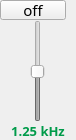
                 <widget class="QFrame" name="frame_86">
                  <property name="minimumSize">
                   <size>
                    <width>76</width>
                    <height>140</height>
                   </size>
                  </property>
                  <property name="maximumSize">
                   <size>
                    <width>76</width>
                    <height>140</height>
                   </size>
                  </property>
                  <property name="frameShape">
                   <enum>QFrame::NoFrame</enum>
                  </property>
                  <property name="frameShadow">
                   <enum>QFrame::Raised</enum>
                  </property>
                  <layout class="QVBoxLayout" name="verticalLayout_45">
                   <property name="spacing">
                    <number>0</number>
                   </property>
                   <property name="leftMargin">
                    <number>0</number>
                   </property>
                   <property name="topMargin">
                    <number>0</number>
                   </property>
                   <property name="rightMargin">
                    <number>0</number>
                   </property>
                   <property name="bottomMargin">
                    <number>0</number>
                   </property>
                   <item>
                    <widget class="QPushButton" name="switch_1250">
                     <property name="minimumSize">
                      <size>
                       <width>66</width>
                       <height>20</height>
                      </size>
                     </property>
                     <property name="maximumSize">
                      <size>
                       <width>65</width>
                       <height>20</height>
                      </size>
                     </property>
                     <property name="font">
                      <font>
                       <family>PF BeauSans Pro</family>
                       <pointsize>11</pointsize>
                       <bold>false</bold>
                      </font>
                     </property>
                     <property name="text">
                      <string>off</string>
                     </property>
                     <property name="checkable">
                      <bool>true</bool>
                     </property>
                     <property name="checked">
                      <bool>false</bool>
                     </property>
                    </widget>
                   </item>
                   <item alignment="Qt::AlignHCenter">
                    <widget class="QSlider" name="slider_1250">
                     <property name="enabled">
                      <bool>false</bool>
                     </property>
                     <property name="minimumSize">
                      <size>
                       <width>45</width>
                       <height>100</height>
                      </size>
                     </property>
                     <property name="minimum">
                      <number>-50</number>
                     </property>
                     <property name="maximum">
                      <number>50</number>
                     </property>
                     <property name="value">
                      <number>0</number>
                     </property>
                     <property name="orientation">
                      <enum>Qt::Vertical</enum>
                     </property>
                    </widget>
                   </item>
                   <item>
                    <widget class="QLabel" name="label_55">
                     <property name="font">
                      <font>
                       <family>PF BeauSans Pro</family>
                       <pointsize>10</pointsize>
                       <bold>true</bold>
                      </font>
                     </property>
                     <property name="styleSheet">
                      <string notr="true">color: #009b4a;</string>
                     </property>
                     <property name="text">
                      <string>1.25 kHz</string>
                     </property>
                     <property name="alignment">
                      <set>Qt::AlignHCenter|Qt::AlignTop</set>
                     </property>
                    </widget>
                   </item>
                  </layout>
                 </widget>
